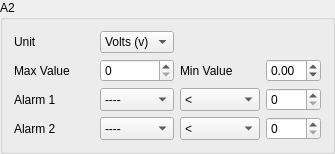
          <widget class="QGroupBox" name="groupBox_2">
           <property name="title">
            <string>A2</string>
           </property>
           <layout class="QVBoxLayout" name="verticalLayout">
            <item>
             <layout class="QGridLayout" name="gridLayout_10" columnstretch="0,1,0,1" rowminimumheight="0,0,0,0" columnminimumwidth="80,0,80,0">
              <item row="0" column="0">
               <widget class="QLabel" name="label_920">
                <property name="sizePolicy">
                 <sizepolicy hsizetype="Fixed" vsizetype="Preferred">
                  <horstretch>0</horstretch>
                  <verstretch>0</verstretch>
                 </sizepolicy>
                </property>
                <property name="text">
                 <string>Unit</string>
                </property>
               </widget>
              </item>
              <item row="0" column="1">
               <widget class="QComboBox" name="a2UnitCB">
                <item>
                 <property name="text">
                  <string>Volts (v)</string>
                 </property>
                </item>
                <item>
                 <property name="text">
                  <string>Raw (-)</string>
                 </property>
                </item>
               </widget>
              </item>
              <item row="1" column="0">
               <widget class="QLabel" name="label_A2Max">
                <property name="sizePolicy">
                 <sizepolicy hsizetype="Fixed" vsizetype="Preferred">
                  <horstretch>0</horstretch>
                  <verstretch>0</verstretch>
                 </sizepolicy>
                </property>
                <property name="text">
                 <string>Max Value</string>
                </property>
               </widget>
              </item>
              <item row="2" column="0">
               <widget class="QLabel" name="label_922">
                <property name="sizePolicy">
                 <sizepolicy hsizetype="Fixed" vsizetype="Preferred">
                  <horstretch>0</horstretch>
                  <verstretch>0</verstretch>
                 </sizepolicy>
                </property>
                <property name="text">
                 <string>Alarm 1    </string>
                </property>
               </widget>
              </item>
              <item row="2" column="1">
               <widget class="QComboBox" name="a21LevelCB">
                <property name="sizePolicy">
                 <sizepolicy hsizetype="Preferred" vsizetype="Preferred">
                  <horstretch>0</horstretch>
                  <verstretch>0</verstretch>
                 </sizepolicy>
                </property>
                <item>
                 <property name="text">
                  <string>----</string>
                 </property>
                </item>
                <item>
                 <property name="text">
                  <string>Yellow</string>
                 </property>
                </item>
                <item>
                 <property name="text">
                  <string>Orange</string>
                 </property>
                </item>
                <item>
                 <property name="text">
                  <string>Red</string>
                 </property>
                </item>
               </widget>
              </item>
              <item row="2" column="2">
               <widget class="QComboBox" name="a21GreaterCB">
                <property name="sizePolicy">
                 <sizepolicy hsizetype="Preferred" vsizetype="Preferred">
                  <horstretch>0</horstretch>
                  <verstretch>0</verstretch>
                 </sizepolicy>
                </property>
                <item>
                 <property name="text">
                  <string>&lt;</string>
                 </property>
                </item>
                <item>
                 <property name="text">
                  <string>&gt;</string>
                 </property>
                </item>
               </widget>
              </item>
              <item row="3" column="0">
               <widget class="QLabel" name="label_923">
                <property name="sizePolicy">
                 <sizepolicy hsizetype="Fixed" vsizetype="Preferred">
                  <horstretch>0</horstretch>
                  <verstretch>0</verstretch>
                 </sizepolicy>
                </property>
                <property name="text">
                 <string>Alarm 2</string>
                </property>
               </widget>
              </item>
              <item row="3" column="1">
               <widget class="QComboBox" name="a22LevelCB">
                <property name="sizePolicy">
                 <sizepolicy hsizetype="Preferred" vsizetype="Preferred">
                  <horstretch>0</horstretch>
                  <verstretch>0</verstretch>
                 </sizepolicy>
                </property>
                <item>
                 <property name="text">
                  <string>----</string>
                 </property>
                </item>
                <item>
                 <property name="text">
                  <string>Yellow</string>
                 </property>
                </item>
                <item>
                 <property name="text">
                  <string>Orange</string>
                 </property>
                </item>
                <item>
                 <property name="text">
                  <string>Red</string>
                 </property>
                </item>
               </widget>
              </item>
              <item row="3" column="2">
               <widget class="QComboBox" name="a22GreaterCB">
                <property name="sizePolicy">
                 <sizepolicy hsizetype="Preferred" vsizetype="Preferred">
                  <horstretch>0</horstretch>
                  <verstretch>0</verstretch>
                 </sizepolicy>
                </property>
                <item>
                 <property name="text">
                  <string>&lt;</string>
                 </property>
                </item>
                <item>
                 <property name="text">
                  <string>&gt;</string>
                 </property>
                </item>
               </widget>
              </item>
              <item row="1" column="2">
               <widget class="QLabel" name="a2CalibLabel">
                <property name="text">
                 <string>Min Value</string>
                </property>
               </widget>
              </item>
              <item row="1" column="1">
               <widget class="QDoubleSpinBox" name="a2RatioSB">
                <property name="enabled">
                 <bool>true</bool>
                </property>
                <property name="decimals">
                 <number>0</number>
                </property>
                <property name="maximum">
                 <double>255.000000000000000</double>
                </property>
               </widget>
              </item>
              <item row="1" column="3">
               <widget class="QDoubleSpinBox" name="a2CalibSB">
                <property name="decimals">
                 <number>2</number>
                </property>
                <property name="minimum">
                 <double>-0.800000000000000</double>
                </property>
                <property name="maximum">
                 <double>0.700000000000000</double>
                </property>
                <property name="singleStep">
                 <double>0.100000000000000</double>
                </property>
               </widget>
              </item>
              <item row="2" column="3">
               <widget class="QDoubleSpinBox" name="a21ValueSB">
                <property name="enabled">
                 <bool>true</bool>
                </property>
                <property name="sizePolicy">
                 <sizepolicy hsizetype="Minimum" vsizetype="Preferred">
                  <horstretch>0</horstretch>
                  <verstretch>0</verstretch>
                 </sizepolicy>
                </property>
                <property name="decimals">
                 <number>0</number>
                </property>
                <property name="maximum">
                 <double>255.000000000000000</double>
                </property>
               </widget>
              </item>
              <item row="3" column="3">
               <widget class="QDoubleSpinBox" name="a22ValueSB">
                <property name="enabled">
                 <bool>true</bool>
                </property>
                <property name="sizePolicy">
                 <sizepolicy hsizetype="Preferred" vsizetype="Preferred">
                  <horstretch>0</horstretch>
                  <verstretch>0</verstretch>
                 </sizepolicy>
                </property>
                <property name="decimals">
                 <number>0</number>
                </property>
                <property name="maximum">
                 <double>255.000000000000000</double>
                </property>
               </widget>
              </item>
             </layout>
            </item>
           </layout>
          </widget>
